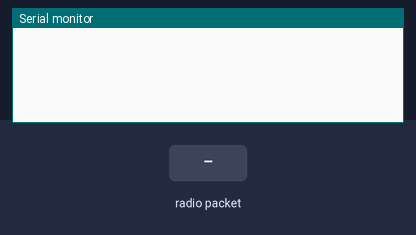
This sketch was run on a simulated Arduino Uno, built with avr-gcc and run on an emulated ATmega328P. Parts: the last lines printed to the serial monitor. Inputs (shaded band) come from the test bench. No radio packets arrive unless stated.

Above: at 1.2 s.
1.3 s: radio packet "1" arrives
At 2.0 s:
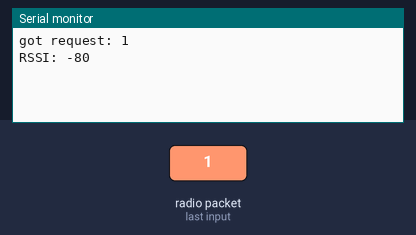
2.8 s: radio packet "0" arrives
At 3.1 s:
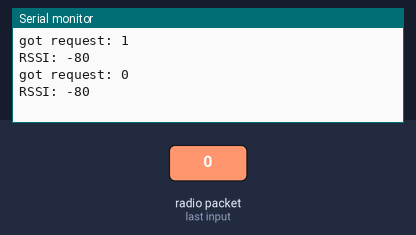
4.3 s: radio packet "2" arrives
At 5.5 s:
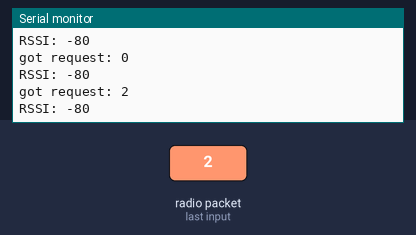

The sketch:

rf95_client.ino
```cpp
// rf95_client.pde
// -*- mode: C++ -*-
// Example sketch showing how to create a simple messageing client
// with the RH_RF95 class. RH_RF95 class does not provide for addressing or
// reliability, so you should only use RH_RF95 if you do not need the higher
// level messaging abilities.
// It is designed to work with the other example rf95_server
// Tested with Anarduino MiniWirelessLoRa

#include <SPI.h>
#include <RH_RF95.h>

// Singleton instance of the radio driver
RH_RF95 rf95;

void setup()
{
  Serial.begin(9600);
  if (!rf95.init()){
    Serial.println("init failed");
    return;
  }

  // Defaults after init are 434.0MHz, 13dBm, Bw = 125 kHz, Cr = 4/5, Sf = 128chips/symbol, CRC on

}

void loop()
{
  requestReceive();
  //delay(2000);
  //uint8_t d[] = "merci lora";
  //sendPacket();
}

void sendPacket(){
  uint8_t value[] = "mercie lora";
  rf95.send(value, sizeof(value));
  rf95.sleep();
  //requestReceive();
}

void requestReceive(){
  while(rf95.available())
  {
    // Should be a message for us now
    uint8_t buf[RH_RF95_MAX_MESSAGE_LEN];
    uint8_t len = sizeof(buf);
    if (rf95.recv(buf, &len))
    {
      Serial.print("got request: ");
      Serial.println((char*)buf);
      Serial.print("RSSI: ");
      Serial.println(rf95.lastRssi(), DEC);
    }

  }
}
```

Measured:
- after the input at 1.3 s, the serial monitor: prints a new line at once (image 1)
- after the input at 2.8 s, the serial monitor: prints a new line at once (image 2)
- after the input at 4.3 s, the serial monitor: prints a new line at once (image 3)
